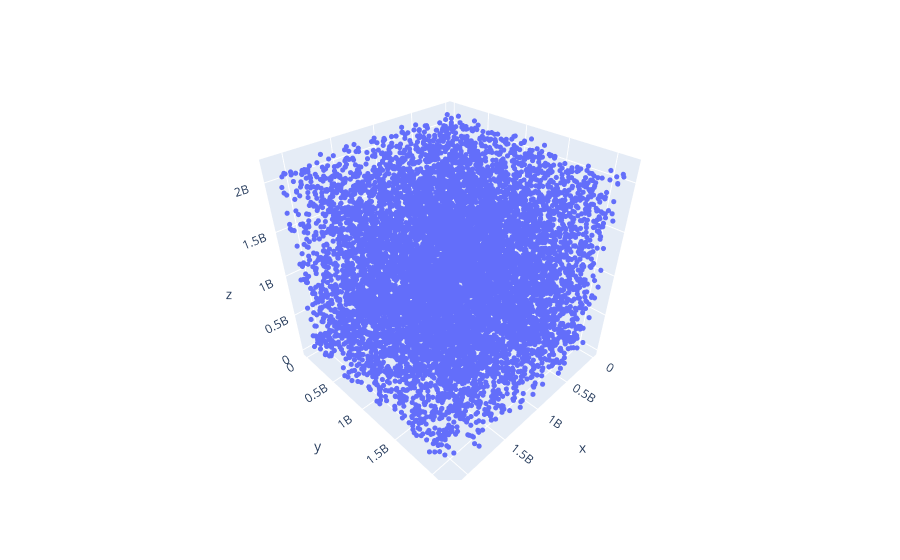

Notebook code for this chart:
### Code cell
fig = px.scatter_3d(x=x, y=y, z=z)
fig.update_layout(showlegend=False)
fig.update_traces(marker=dict(size=3))
fig.show()

### Figure 1 — Plotly figure (JSON) as saved in the notebook; plotly's stock layout.template omitted (floating-point values rounded to 4 significant figures; data arrays with more than 128 entries replaced by an {"elided": "..."} marker saying what was removed)
{"data": [{"hoverlabel": {"namelength": 0}, "hovertemplate": "x=%{x}<br>y=%{y}<br>z=%{z}", "legendgroup": "", "marker": {"color": "#636efa", "size": 3, "symbol": "circle"}, "mode": "markers", "name": "", "scene": "scene", "showlegend": false, "type": "scatter3d", "x": {"elided": "10000 int values"}, "y": {"elided": "10000 int values"}, "z": {"elided": "10000 int values"}}], "layout": {"legend": {"tracegroupgap": 0}, "margin": {"t": 60}, "scene": {"domain": {"x": [0, 1], "y": [0, 1]}, "xaxis": {"title": {"text": "x"}}, "yaxis": {"title": {"text": "y"}}, "zaxis": {"title": {"text": "z"}}}, "showlegend": false}}
